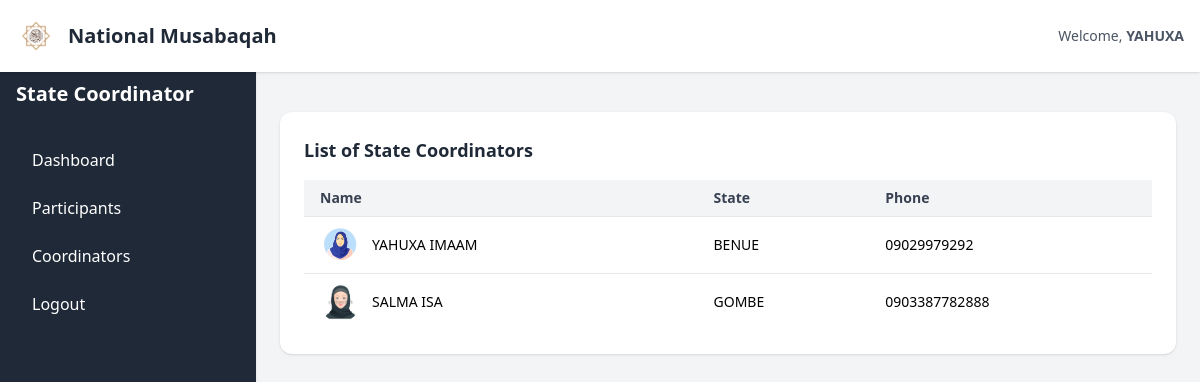
/state-cord (signed in), run on an earlier commit of the app's database.
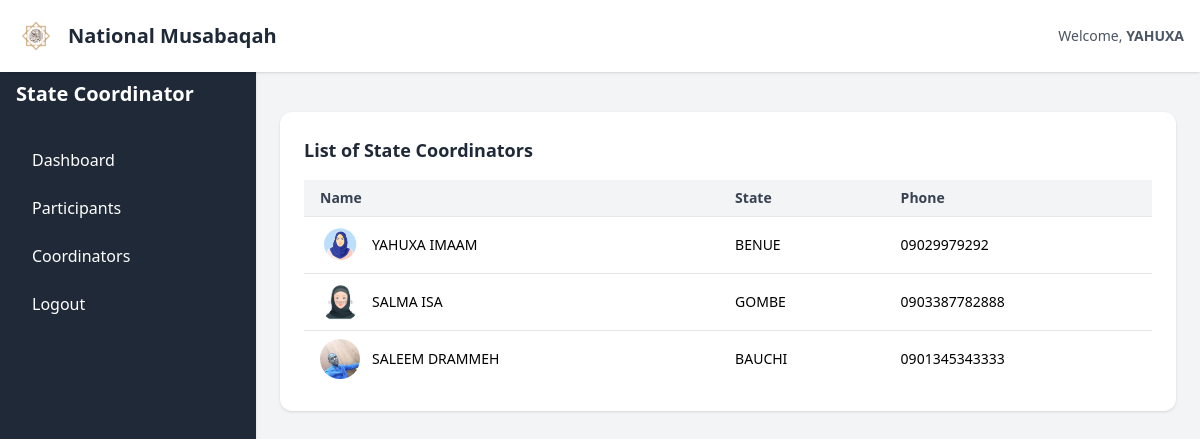
And on a later commit of the database.
### musabaqah/models.py (models this page shows, shortened)
class StateUser(models.Model):
    first_name = models.CharField(max_length=100)
    last_name = models.CharField(max_length=100)
    email = models.EmailField(unique=True)
    phone = models.CharField(max_length=13)
    role = models.CharField(max_length=20, default='cordinator')
    avatar = models.ImageField(upload_to='avatars/', blank=True, null=True)
    state = models.CharField(max_length=2, choices=NIGERIAN_STATES)
    password = models.CharField(max_length=128, default=make_password('1234'))  # default hashed password

### musabaqah/views.py (the view)
# urls.py: path('state-cord', views.state_cord, name="state-cord"),   # the cord means cordinators
def state_cord(request):
    user_id = request.session.get('state_user_id')
    if not user_id:
        return redirect('my-login')
    state_user = StateUser.objects.get(id=user_id)
    cord = StateUser.objects.all()
    context = {
        'cord': cord,
        'state_user': state_user
    }
    return render(request, 'musabaqah/state-cord.html', context)

### musabaqah/templates/musabaqah/state-cord.html (shortened to what this page needs)
{% load static %}
<!DOCTYPE html>
<html lang="en">
<head>
    <script src="https://cdn.tailwindcss.com"></script>
</head>
<body class="bg-gray-100 font-sans">
    <header class="fixed top-0 left-0 right-0 bg-white shadow z-50">
        <div class="max-w-7xl mx-auto px-4 py-4 flex justify-between items-center">
            <div class="flex items-center">
                <img src="{% static 'images/quran.jpg' %}" alt="Logo" class="w-10 h-10 object-contain rounded-full mr-3">
                <h1 class="text-xl text-gray-800 font-bold">National Musabaqah</h1>
            </div>
            <div class="text-sm text-gray-600">
                Welcome, <span class="font-semibold">{{ state_user.first_name|upper }}</span>
            </div>
        </div>
    </header>
    <div class="flex">
        {% include 'musabaqah/state-aside.html' %}
        <main class="flex-1 pt-24 px-6 md:ml-64">
            <div class="bg-white p-6 rounded-xl shadow mt-4 max-w-5xl mx-auto">
                <h3 class="text-lg font-semibold mb-4 text-gray-800">List of State Coordinators</h3>
                <div class="overflow-x-auto">
                    <table class="min-w-full table-auto text-sm">
                        <thead class="bg-gray-100 text-gray-700">
                            <tr>
                                <th class="px-4 py-2 text-left">Name</th>
                                <th class="px-4 py-2 text-left">State</th>
                                <th class="px-4 py-2 text-left">Phone</th>
                            </tr>
                        </thead>
                        <tbody>
                            {% for user in cord %}
                            <tr class="border-t">
                                <td class="px-4 py-2 text-left flex items-center gap-3">
                                    {% if user.avatar.url %}
                                        <img src="{{ user.avatar.url }}" alt="{{ user.first_name }}" class="w-10 h-10 rounded-full object-cover">
                                    {% else %}
                                        <div class="w-10 h-10 bg-gray-300 rounded-full flex items-center justify-center text-sm text-white">N/A</div>
                                    {% endif %}
                                    <span>{{ user.first_name|upper }} {{ user.last_name|upper }}</span>
                                </td>
                                <td class="px-4 py-2 text-left">{{ user.get_state_display|upper }}</td>
                                <td class="px-4 py-2 text-left">{{ user.phone }}</td>
                            </tr>
                            {% empty %}
                            <tr>
                                <td colspan="3" class="text-center text-gray-500 py-4">No state coordinators found.</td>
                            </tr>
                            {% endfor %}
                        </tbody>
                    </table>
                </div>
            </div>
        </main>
    </div>
</body>
</html>

What changed in the data, as far as the page shows it:
added StateUser: avatar (placeholder picture), first_name "SALEEM", last_name "DRAMMEH", state "BAUCHI", phone "0901345343333"
